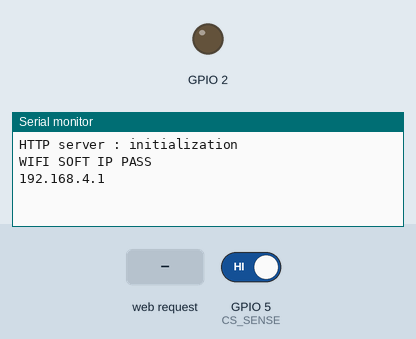
Recording of a program running on a simulated ESP8266 (NodeMCU). Shown: output pins drawn as LEDs (lit = HIGH), the last lines printed to the serial monitor. Inputs (shaded band) come from the test bench; at power-on: GPIO 5 (CS_SENSE) HIGH. Storage starts empty.

Above: at 1.2 s.
1.3 s: HTTP request GET / received
At 2.5 s:
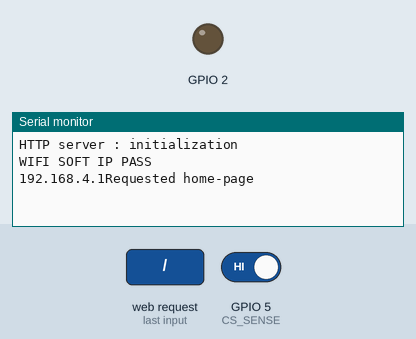
2.8 s: HTTP request GET /log received
At 3.8 s:
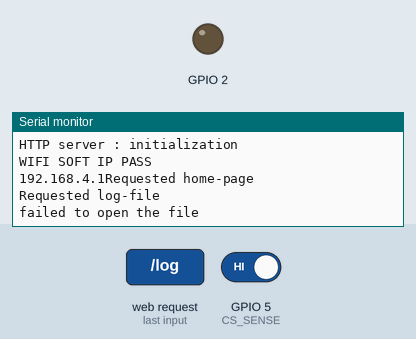
4.3 s: HTTP request GET /sd received
At 4.8 s:
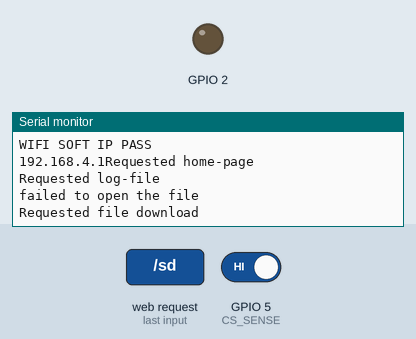

Measured:
- after the input at 1.3 s, the serial monitor: prints a new line at once (image 1)
- after the input at 2.8 s, the serial monitor: prints a new line at once (image 2)
- after the input at 4.3 s, the serial monitor: prints a new line at once (image 3)

The program:

main.cpp
```cpp
#include <Arduino.h>
#include "IOinterface.h"
#include "FSinterface.h"
#include "network.h"

#define SSID "BATSensEmbedded0"
#define PASSWORD "sY!52@51:"

LED ledGP2(2);

HTTP_server* serverAP;

extern SDinterface* instance;
static unsigned long lastScan = 0;
unsigned long now{0};
void setup() {
  Serial.begin(115200);
  serverAP = new HTTP_server(SSID, PASSWORD);
  if(!instance)
    return;

  now = millis();
  if(instance->CS){
    instance->CS = false;
    instance->_spiBlockoutTime = millis() + SPI_BLOCKOUT_PERIOD;

  } else {
    serverAP->http_main_page = instance->sdFiles_HTML_Format();
  }
}

void loop() {
    now = millis();
    if(instance->CS){
      instance->CS = false;
      instance->_spiBlockoutTime = millis() + SPI_BLOCKOUT_PERIOD;
    } else{
      // problem logic is split over 2 files... why check if CS in this file but not other file?
      //make it more straight to the point 1 class does thi other does this no logic correction inside main...
      if (now - lastScan >= 61000) {
        lastScan = now;
        ledGP2.toggle();
        serverAP->http_main_page = instance->sdFiles_HTML_Format();
      }
    }
}
```

FSinterface.h
```cpp
#pragma once

#include "string.h"
#include "LittleFS.h"
#include "Arduino.h"
#include "logging.h"

class FS_navigator{
    char directory[20]{""};
    char filenName[20]{""};
    File fileObj;
    char buffer[10240]; //10kb file-buffer
    size_t len{0};
    logger* logs;

public:
    FS_navigator() {if(!LittleFS.begin()) Serial.println("An Error has occurred while mounting LittleFS"); logs = logger::create();}
    ~FS_navigator() { }
    void ChangeFolder(const char* folderpath);
    bool FileOpen(const char *filename, const char* accesstype);
    bool FileRead();
    inline char* bufferPtr(){return buffer;}
};
```

IOinterface.h
```cpp
#pragma once

#include "Arduino.h"
#include <SPI.h>
#include "SD.h"
#include "FS.h"
#include "logging.h"
#include "string.h"

#define LED_ON 0
#define LED_OFF 1

#define SD_CS		    4
#define MISO_PIN		12
#define MOSI_PIN		13
#define SCLK_PIN		14
#define CS_SENSE	    5
#define SPI_BLOCKOUT_PERIOD	2000UL


class LED{
    bool state{0};
    u8 pin;
public:
    LED(u8 pin) : pin{pin}{pinMode(pin, OUTPUT);}
    ~LED(){}
    inline void toggle(){digitalWrite(pin,!state); state = !state;}
};

class SDinterface{
    friend void OnCS_Change();
    char buffer[1024]{""};
    logger* logs;

public:
    SDinterface();
    ~SDinterface(){}
    void takeBusControl();
    void relinquishBusControl();
    bool canWeTakeBus();
    bool read_file(const char* filename);
    String sdFiles_HTML_Format();
    static volatile bool _weTookBus;
    static volatile unsigned long _spiBlockoutTime;
    bool CS;
};
```

logging.h
```cpp
#pragma once
#include <Arduino.h>

#define LOG_OUT_OF_MEMORY 20
class logger{
    logger(){}
    ~logger(){}
    char logs[10240];
    size_t size{0};
    const char* log_template= "[ %s ] : %s\n";

public:
    static logger* create(); //singleton class initialization only via create
    inline char* getLogs(){return logs;}
    void addLog(const char* meta, const char* message);
};
```

network.h
```cpp
#pragma once

#include <Arduino.h>
#include <ESP8266WiFi.h>
#include <ESPAsyncTCP.h>
#include <ESPAsyncWebServer.h>
#include "FSinterface.h"
#include "logging.h"
#include <SPI.h>
#include "SD.h"
#include "FS.h"
#include "IOinterface.h"


class HTTP_server {
    const char* ssid;
    const char* password;
    IPAddress IP;
    AsyncWebServer server;
    FS_navigator sys_fs;
    logger * logs;
    SDinterface sd;

    void server_addroutes();

public:
    HTTP_server(const char* ssid_, const char* password_);
    ~HTTP_server() {}
    String http_main_page{""};
};
```

FSinterface.cpp
```cpp
#include "FSinterface.h"

void FS_navigator::ChangeFolder(const char* folderpath) {
    memcpy(directory, folderpath, strlen(folderpath) + 1);
}

bool FS_navigator::FileOpen(const char *filename, const char* accesstype){
    if (fileObj) fileObj.close();

    if(memcpy(filenName, filename, strlen(filename) + 1) == NULL){
       Serial.println("failed to execute memcpy");
    }

    if (directory[0] != '\0') {
        char path[42];

        if(memcpy(path, directory, strlen(directory)) == NULL){
            Serial.println("failed to execute memcpy");
        }

        path[strlen(directory)] = '/';

        if(memcpy(path + strlen(directory) + 1, filenName, strlen(filenName) + 1) == NULL){
            Serial.println("failed to execute memcpy");
        };

        fileObj = LittleFS.open(path, accesstype);
        if(!fileObj)
            Serial.println("failed to open the file");
    } else {
        fileObj = LittleFS.open(filenName, accesstype);
        if (!fileObj)
            Serial.println("failed to open the file");
    }

    return 1;
}

bool FS_navigator::FileRead()
{
    if (!fileObj)
        return false;

    len = fileObj.size();
    if (len >= sizeof(buffer)){

        len = sizeof(buffer); //if buffered data is too large just cut the last part
        Serial.println("Warning: file read exceeds buffer, data truncated");
    }

    fileObj.readBytes(buffer, len);
    buffer[len] = '\0';

    return true;
}
```

IOinterface.cpp
```cpp
#include "IOinterface.h"

volatile unsigned long SDinterface::_spiBlockoutTime = 0;
volatile bool SDinterface::_weTookBus = false;
SDinterface* instance = nullptr;

void IRAM_ATTR OnCS_Change() {
    if (!instance)
        return;

    if (!instance->_weTookBus)
        instance->CS = true;
}

SDinterface::SDinterface()
{
    instance = this;
    logs = logger::create();
    pinMode(CS_SENSE, INPUT); // detect when other master is using spi

    attachInterrupt(CS_SENSE, OnCS_Change, FALLING);
}

void SDinterface::takeBusControl()
{
    _weTookBus = true;
    pinMode(MISO_PIN, SPECIAL);
    pinMode(MOSI_PIN, SPECIAL);
    pinMode(SCLK_PIN, SPECIAL);
    pinMode(SD_CS, OUTPUT);
}

void SDinterface::relinquishBusControl()
{
    pinMode(MISO_PIN, INPUT);
    pinMode(MOSI_PIN, INPUT);
    pinMode(SCLK_PIN, INPUT);
    pinMode(SD_CS, INPUT);
    _weTookBus = false;
}

bool SDinterface::canWeTakeBus()
{
    if (millis() < _spiBlockoutTime)
    {
        return false;
    }
    return true;
}

String SDinterface::sdFiles_HTML_Format()
{
    instance->takeBusControl();
    if (!SD.begin(SD_CS)) {
        Serial.println("failed to open root for HTML format func");
        return "";
    }

    File root = SD.open("/");
    if (!root || !root.isDirectory())
    {
        Serial.println("could not open root folder");
        return "";
    }

    String html =
        "<!doctype html><html><head>"
        "<meta charset='utf-8'>"
        "<title>SD Browser</title>"
        "<style>"
        "body{font-family:monospace;background:#111;color:#0f0;padding:20px}"
        "a{color:#0ff;text-decoration:none}"
        "</style></head><body><h2>SD Files</h2><ul>";

    for (;;)
    {
        File file = root.openNextFile();
        if (!file)
            break;

        String name = file.name();
        html += "<li><a href='/sd?f=" + name + "'>" + name + "</a> (";
        html += file.size();
        html += " bytes)</li>";

        file.close();
        yield();
    }

    root.close();
    SD.end();
    instance->relinquishBusControl();
    html += "</ul></body></html>";
    return html;
    return "work in progress";
}
```

logging.cpp
```cpp
#include "logging.h"

logger* logger::create() {
    static logger instance;
    return &instance;
}

void logger::addLog(const char* meta, const char* message)
{
    char LogPrototype[150];

    int written = snprintf(
        LogPrototype,
        sizeof(LogPrototype),
        log_template,
        meta,
        message
    );

    if (written <= 0) return;

    size_t LogSize = (size_t)written;

    if (LogSize > (sizeof(logs) - size)){
        if(!memset(logs,0, sizeof(logs))) //check if memory was set -> return ptr to area if 0 -> err
        {
            Serial.println("Failed to clear logs memory");
            return;
        }
        LogSize = 0;
    }

    memcpy(&logs[size], LogPrototype, LogSize);
    size += LogSize;

    logs[size] = '\0';
}
```

network.cpp
```cpp
#include "network.h"

extern SDinterface* instance;
extern HTTP_server* serverAP;

HTTP_server::HTTP_server(const char* ssid_, const char* password_)
    : ssid(ssid_), password(password_), server(80)
{
    logs = logger::create();
    logs->addLog("HTTP_server", "initialization");
    Serial.println("HTTP server : initialization");

    WiFi.softAP(ssid, password);

    IP = WiFi.softAPIP();
    logs->addLog("WIFI SOFT IP PASS:", "192.168.4.1");
    Serial.printf("WIFI SOFT IP PASS\n");
    Serial.print(IP);

    server_addroutes();
    server.begin();
}

void HTTP_server::server_addroutes() {
    logs->addLog("HTTP_server", "adding routes");

    server.on("/", HTTP_GET,
              [this](AsyncWebServerRequest *request)
              {
                request->send(200, "text/html", http_main_page);
                Serial.printf("Requested home-page\n");
              });

    server.on("/log", HTTP_GET,
              [this](AsyncWebServerRequest *request)
              {
                  Serial.printf("Requested log-file\n");
                  sys_fs.FileOpen("index_log.html", "r");
                  sys_fs.FileRead();

                  String page(sys_fs.bufferPtr());
                  page.replace("%log%", logs->getLogs());

                  request->send(200, "text/html", page);
              });

    server.on("/sd", HTTP_GET, [](AsyncWebServerRequest *request)
        {

        Serial.printf("Requested file download\n");
        if (!request->hasParam("f")) {
            request->send(400, "text/plain", "Missing filename");
            return;
        }

        if (instance->canWeTakeBus() == false) {
            request->send(503, "text/plain", "SPI bus busy");
            return;
        }

        String filename = "/" + request->getParam("f")->value();
        instance->takeBusControl();
        if (!SD.begin(SD_CS)){
            Serial.println("SD.begin claim failed");
            request->send(404, "text/plain", "failed to claim the bus");
            return;
        } else {
            instance->_weTookBus = true;
        }

        if (!SD.exists(filename)) {
            instance->_weTookBus = false;
            request->send(404, "text/plain", "File not found");
            return;
        }

        File file = SD.open(filename, "r");
        if (!file) {
            instance->_weTookBus = false;
            request->send(500, "text/plain", "Open failed");
            return;
        }

        const char* type = "application/octet-stream";

        request->onDisconnect([]() {
            SD.end();
            instance->relinquishBusControl();
        });
        // Give ownership of 'file' to AsyncWebServer.
        request->send(file, filename, type, true);
        });
}
```
